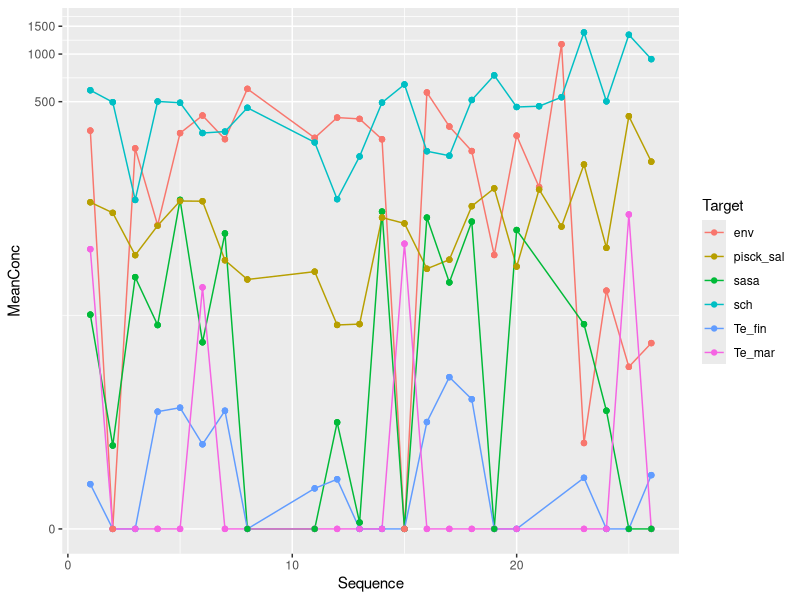

Generate this figure with R: (Note: this script raises an error after producing the figure.)
#Load and prepare data ----
library(tidyverse)
# using readr's read_csv for better typing
data1 <- read_csv("./data/clio.csv", skip = 42, show_col_types = FALSE) %>% 
  filter(`Sample Name` != "KN1922", `Sample Name` != "CL2037") #These two filters were outliers. Reran in data4 to confirm. Will use data4 amplifications
data2 <- read_csv("./data/clio2.csv", skip = 42, show_col_types = FALSE)
data3 <- read_csv("./data/clio3.csv", skip = 42, show_col_types = FALSE)
data4 <- read_csv("./data/clio4.csv", skip = 42, show_col_types = FALSE) 

envdata <- read_csv("./data/rawsamplingdata.csv")

data <- bind_rows(data1, data2, data3) %>% #, data4) %>%
  # simplify column names:
  rename(Target = `Target Name`, Sample = `Sample Name`, Amp = `Amp Status`, well = 'Well Position') %>%
  # add `Site` column:
  mutate(Site = case_when(
    str_detect(Sample, "CL")~"Clio",
    str_detect(Sample, "KN")~"Knight",
    TRUE~'Control')) %>%
  # remove standards and extraneous samples:
  filter(
    Task != "STANDARD",
    Target != "ascv",
    Target != "ctv-2",
    Sample != "EB0108",
    Sample != "EB0108.1",
    Sample != "qPCRBlank",
    Sample != "qPCRblank",
    Sample != "qPRCBlank",
    Sample != "Messedup",
    Sample != "water",
    mAMP != "ATYPICAL") %>%
  # grab sequence numbers:
  mutate(Sequence = as.numeric(substr(str_extract(Sample, "[[:digit:]]+"), 1, 2))) %>%
  # controls were run at the beginning & end of each day; increment second day's sequence number by 2:
  mutate(Sequence = if_else(Sequence < 9, Sequence, Sequence + 2)) %>%
  # grab only the columns we need:
  dplyr::select(Sample, Sequence, Site, Target, Quantity, Amp, well, CT, mAMP) %>% 
  mutate(fullname = case_when(Target == "Te_mar" ~ "*T. maritimum*", 
                              Target == "Te_fin" ~ "*T. finnmarkense*", 
                              Target == "sch" ~ "*Cand.* S. salmonis",
                              Target == "sasa" ~ "Atlantic salmon", 
                              Target == "pisck_sal" ~ "*P. salmonis*", 
                              Target == "pa_ther" ~ "*P. theridion*",
                              Target == "env" ~ "ENV"))
data$Sample[data$Sample =="CT0804"] <- "CT0884"

# Manually assign sequence numbers for controls:
data$Sequence[data$Sample=="CT0884"] <- 0 #beginning of day 1
data$Sequence[data$Sample=="CT0837"] <- 9 #end of day 1
data$Sequence[data$Sample=="CT0931"] <- 10 #beginning of day 2
data$Sequence[data$Sample=="CT0917"] <- 27 #end of day 2
# -
data <- data %>% filter(!grepl("CT", Sample))

# ### adding a `PrevConc` covariate
#
# There's some fear that previously-taken samples may 'contaminate' the subsequent samples (i.e., autocorrelated noise in sample sequence).
# To accomodate this possible effect in the model, we add a covariate corresponding to the (nan-)mean of the previous samples' observed concentrations.
# (We need to average over the triplicated samples in the previous sequence.)
#
# We also drop some samples at this point:
#
# + `Control` samples, whose fitted parameters are of no interest to us
# failed amplifications that still have a non-zero quantity associated with them
# +
data$Conc <- if_else(is.na(data$Quantity), 0, data$Quantity)
foo <- data %>% filter((mAMP == "NOAMP" & Conc > 0)) 

# check out avg. DNA concentration against sequence number
data %>% group_by(Target, Sequence) %>%
  mutate(MeanConc= mean(Conc, na.rm = TRUE), .groups = "keep") %>%
  ggplot(aes(x=Sequence, y=MeanConc, color=Target)) + geom_line() + geom_point() + scale_y_continuous(trans = "log1p") 
# +
data$PrevConc = 0

for (t in unique(data$Target)) {
  for (s in 1:max(data$Sequence)) {
    pq <- mean(
      na.omit(filter(data, Sequence == s - 1, Target == t)$Quantity)
    )
    data$PrevConc[(data$Sequence == s) & (data$Target == t)] <- if_else(is.na(pq), 0, pq)
  }
}

data$PrevConc[data$Sequence == 10] <- 0  #decontaminated before start of day 2

#Combine with environmental data
envdata <- envdata %>% rename(Site = region, Sequence = Seq) %>% 
  filter(Site != "NA") %>% 
  dplyr::select(Site, Sequence, temp, salinity, turbidity)

envdata <- merge(data, envdata)

envdata_nc <- envdata %>%
  filter(Site != "Control") %>% # filter out control trials, for fitting
  #filter(!(Sample == "KN1922" & Target == "Te_mar")) %>% # drop the outlier sequence
  mutate(Conc = Conc / 100, PrevConc = PrevConc / 100) # scale for easier sampling

#Look at contamination in controls ----
#library(PNWColors)
#pal <- pnw_palette("Starfish")
#
controls <- bind_rows(data1, data2, data3, data4) %>% 
  rename(Target = `Target Name`, Sample = `Sample Name`, Amp = `Amp Status`) %>%
  mutate(Site = case_when(
    str_detect(Sample, "CL")~"Clio",
    str_detect(Sample, "KN")~"Knight",
    TRUE~'Control')) %>% 
  mutate(fullname = case_when(Target == "Te_mar" ~ "*T. maritimum*", 
                              Target == "Te_fin" ~ "*T. finnmarkense*", 
                              Target == "sch" ~ "*Cand.* S. salmonis",
                              Target == "sasa" ~ "Atlantic salmon", 
                              Target == "pisck_sal" ~ "*P. salmonis*", 
                              Target == "pa_ther" ~ "*P. theridion*",
                              Target == "env" ~ "ENV")) %>% 
  filter(Target != "ascv", Target != "ctv-2", mAMP != "ATYPICAL")
controls$Conc <- if_else(is.na(controls$Quantity), 0, controls$Quantity)
controls$Sample[controls$Sample=="qPCRblank"] <- "qPCRBlank"
controls$Sample[controls$Sample=="qPRCBlank"] <- "qPCRBlank"
controls$Sample[controls$Sample=="water"] <- "qPCRBlank"
controls$Sample[controls$Sample =="CT0804"] <- "CT0884"
    
cont.only<- controls %>% filter(Site != "Clio", Site != "Knight", #Amp == "Amp",
                               Task != "STANDARD", Sample != "Messedup") 

#library(ggbreak)
# Define a palette (from ggsci::pal_jco)
jco_cols <- ggsci::pal_jco("default")(7)

ggplot()+
  geom_jitter(data = data, aes(y = Conc, x = fullname), 
              color = "grey70", alpha=0.3, width = 0.3, size = 2.5) +
  geom_point(data = cont.only, aes(y=Conc, x = fullname, color = Sample), 
             alpha = 0.7, position = position_jitter(seed = 2, width = 0.2, height = 0), 
             size = 3.5) +
  ylab("eDNA concentration (copies/μL)") +
  xlab("Target") +
  scale_y_continuous(trans="sqrt") +
  theme_bw(base_size = 18)+
  theme(axis.text.x = element_markdown(angle = 45, vjust =0.6),
        axis.line.y.right = element_blank()) +
  scale_color_manual(
    name = NULL,
    values = c("CT0884" = jco_cols[1],   # Start-of-day 1
               "CT0931" = jco_cols[2],   # Start-of-day 2
               "CT0837" = jco_cols[3],   # End-of-day 1
               "CT0917" = jco_cols[4],   # End-of-day 2
               "EB0108" = jco_cols[5],   # Extraction blank 1
               "EB0108.1" = jco_cols[6], # Extraction blank 2
               "qPCRBlank" = jco_cols[7] # qPCR blank
    ),
    labels = c("CT0884"   = "Start-of-day 1", 
               "CT0931"   = "Start-of-day 2",
               "CT0837"   = "End-of-day 1", 
               "CT0917"   = "End-of-day 2", 
               "EB0108"   = "Extraction blank 1", 
               "EB0108.1" = "Extraction blank 2", 
               "qPCRBlank"= "qPRC blank"),
    breaks = c("CT0884", "CT0931", "CT0837", "CT0917", 
               "EB0108", "EB0108.1", "qPCRBlank")  # <-- controls order
  ) +
  scale_y_break(breaks = c(2000, 30000), scales = 0.35, expand = TRUE)
